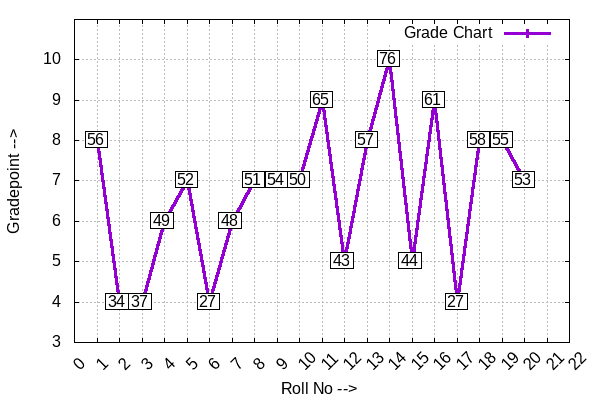

Recreate this plot in gnuplot.
set xlabel "Roll No -->"
set ylabel "Gradepoint -->"
set xtics 0,1,22 rotate by 0+45#45angle45#45
set ytics 0,1,10
set style textbox opaque
set bmargin 3
set xtics offset 0,-1,0
set xrange [0:22] noreverse writeback 
set yrange [3:11] noreverse writeback
set grid ytics lc rgb "#bbbbbb" lw 1 lt 0
set grid xtics lc rgb "#bbbbbb" lw 1 lt 0
set term png size 600, 400
set output "3.png"
set key autotitle columnhead
set datafile separator ","
plot "Plot3Data.csv" using 1:(($2<40)?4:($2<45)?5:($2<50)?6:($2<55)?7:($2<60)?8:($2<70)?9:10) title "Grade Chart" w lp ls 1 lw 3 ,\
'' using 1:((($2<40)?4:($2<45)?5:($2<50)?6:($2<55)?7:($2<60)?8:($2<70)?9:10)):(sprintf("%d",int($2))) w labels center boxed notitle
